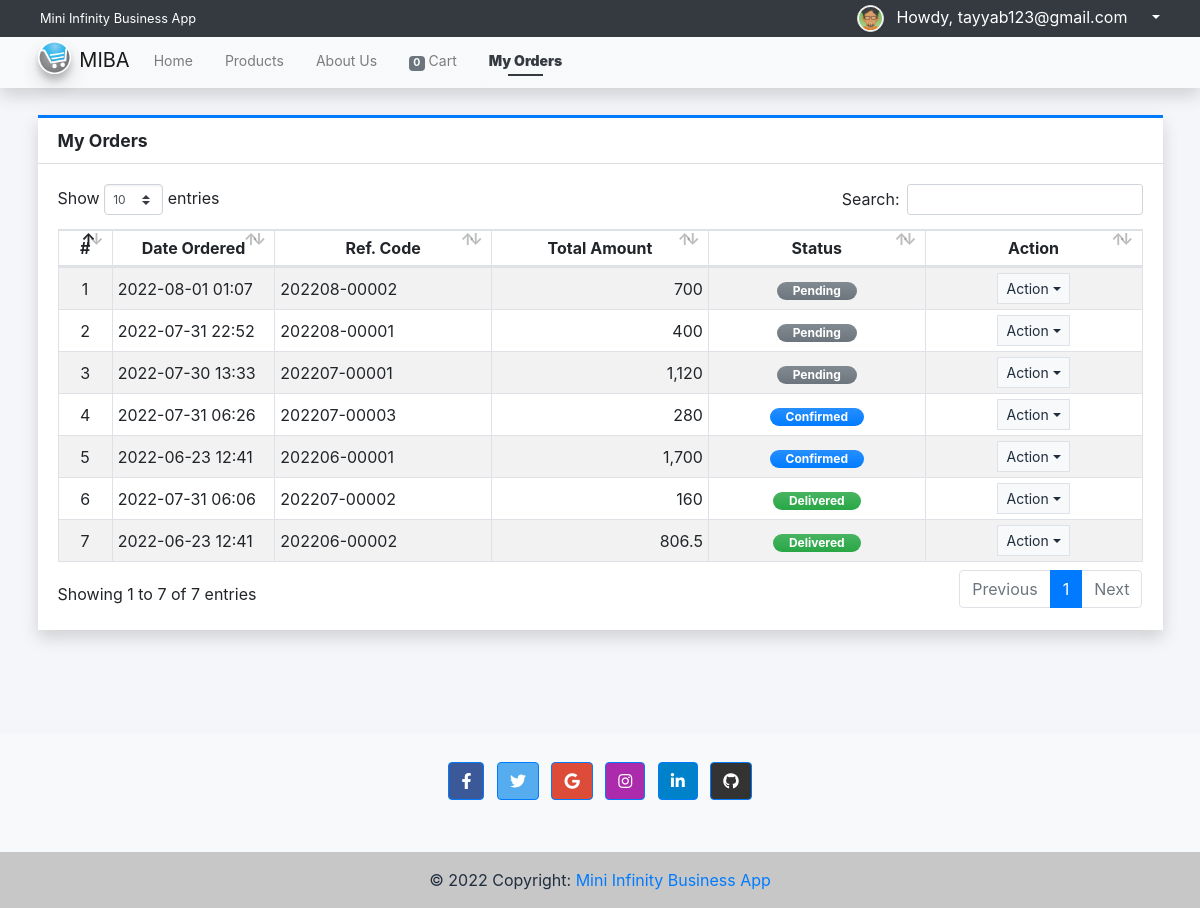
The page /?page=orders/my_orders (signed in) on the database its author committed.
### tables this page shows
CREATE TABLE `order_list` (
  `id` int(30) NOT NULL,
  `code` varchar(100) NOT NULL,
  `client_id` int(30) NOT NULL,
  `vendor_id` int(30) NOT NULL,
  `total_amount` double NOT NULL DEFAULT 0,
  `delivery_address` text NOT NULL,
  `status` tinyint(1) NOT NULL DEFAULT 0,
  `date_created` datetime NOT NULL DEFAULT current_timestamp(),
  `date_updated` datetime DEFAULT NULL ON UPDATE current_timestamp()
);

### classes/DBConnection.php (called while the page is built, shortened)
<?php
class DBConnection{
    private $host = DB_SERVER;
    private $username = DB_USERNAME;
    private $password = DB_PASSWORD;
    private $database = DB_NAME;
    public $conn;
    public function __construct(){
        if (!isset($this->conn)) {
            $this->conn = new mysqli($this->host, $this->username, $this->password, $this->database);
        }
    }
}
?>

### classes/SystemSettings.php (called while the page is built, shortened)
<?php
class SystemSettings extends DBConnection{
	function userdata($field = ''){
		if(!empty($field)){
			if(isset($_SESSION['userdata'][$field]))
				return $_SESSION['userdata'][$field];
			else
				return null;
		}else{
			return false;
		}
	}
}
$_settings = new SystemSettings();
?>

### config.php (called while the page is built, shortened)
<?php
require_once('classes/DBConnection.php');
require_once('classes/SystemSettings.php');
function format_num($number = 0, $max_decimal = ''){
    if(is_numeric($number)){
        $ex = explode('.',$number);
        $dec = isset($ex[1]) ? strlen($ex[1]) : 0;
        if(empty($max_decimal) || (is_numeric($max_decimal) && $max_decimal >= $dec)){
            return number_format($number,$dec);
        }else{
            if(is_numeric($max_decimal))
                return number_format($number,$max_decimal);
            else
                return "Invalid Maximum Decimal";
        }
    }else{
        return "Invalid Number";
    }
}
?>

### orders/my_orders.php (the view, shortened to what this page needs)
<div class="content py-3">
    <div class="card card-outline card-primary rounded-0 shadow">
        <div class="card-header">
            <h5 class="card-title"><b>My Orders</b></h5>
        </div>
        <div class="card-body">
            <div class="w-100 overflow-auto">
            <table class="table table-bordered table-striped">
                <colgroup>
                    <col width="5%">
                    <col width="15%">
                    <col width="20%">
                    <col width="20%">
                    <col width="20%">
                    <col width="20%">
                </colgroup>
                <thead>
                    <tr>
                        <th class="p1 text-center">#</th>
                        <th class="p1 text-center">Date Ordered</th>
                        <th class="p1 text-center">Ref. Code</th>
                        <th class="p1 text-center">Total Amount</th>
                        <th class="p1 text-center">Status</th>
                        <th class="p1 text-center">Action</th>
                    </tr>
                </thead>
                <tbody>
                    <?php
                    $i = 1;
                    $orders = $conn->query("SELECT * FROM `order_list` where client_id = '{$_settings->userdata('id')}' order by `status` asc,unix_timestamp(date_created) desc ");
                    while($row = $orders->fetch_assoc()):
                    ?>
                    <tr>
                        <td class="px-2 py-1 align-middle text-center"><?= $i++; ?></td>
                        <td class="px-2 py-1 align-middle"><?= date("Y-m-d H:i", strtotime($row['date_created'])) ?></td>
                        <td class="px-2 py-1 align-middle"><?= $row['code'] ?></td>
                        <td class="px-2 py-1 align-middle text-right"><?= format_num($row['total_amount']) ?></td>
                        <td class="px-2 py-1 align-middle text-center">
                            <?php
                                switch($row['status']){
                                    case 0:
                                        echo '<span class="badge badge-secondary bg-gradient-secondary px-3 rounded-pill">Pending</span>';
                                        break;
                                    case 1:
                                        echo '<span class="badge badge-primary bg-gradient-primary px-3 rounded-pill">Confirmed</span>';
                                        break;
                                    case 4:
                                        echo '<span class="badge badge-success bg-gradient-success px-3 rounded-pill">Delivered</span>';
                                        break;
                                }
                            ?>
                        </td>
                        <td class="px-2 py-1 align-middle text-center">
                            <button type="button" class="btn btn-flat border btn-light btn-sm dropdown-toggle dropdown-icon" data-toggle="dropdown">
                                Action
                            </button>
                        </td>
                    </tr>
                    <?php endwhile; ?>
                </tbody>
            </table>
            </div>
        </div>
    </div>
</div>

### rows shown on the page
order_list: date_created "2022-08-01 01:07", code "202208-00002", total_amount "700", status "Pending"
order_list: date_created "2022-07-31 22:52", code "202208-00001", total_amount "400", status "Pending"
order_list: date_created "2022-07-30 13:33", code "202207-00001", total_amount "1,120", status "Pending"
order_list: date_created "2022-07-31 06:26", code "202207-00003", total_amount "280", status "Confirmed"
order_list: date_created "2022-06-23 12:41", code "202206-00001", total_amount "1,700", status "Confirmed"
order_list: date_created "2022-07-31 06:06", code "202207-00002", total_amount "160", status "Delivered"
order_list: date_created "2022-06-23 12:41", code "202206-00002", total_amount "806.5", status "Delivered"

### other values the page prints
$_settings->info('name') "Mini Infinity Business App"
$_settings->userdata('email') "tayyab123@gmail.com"
$_settings->info('short_name') "MIBA"
format_num($cart_count) "0"
